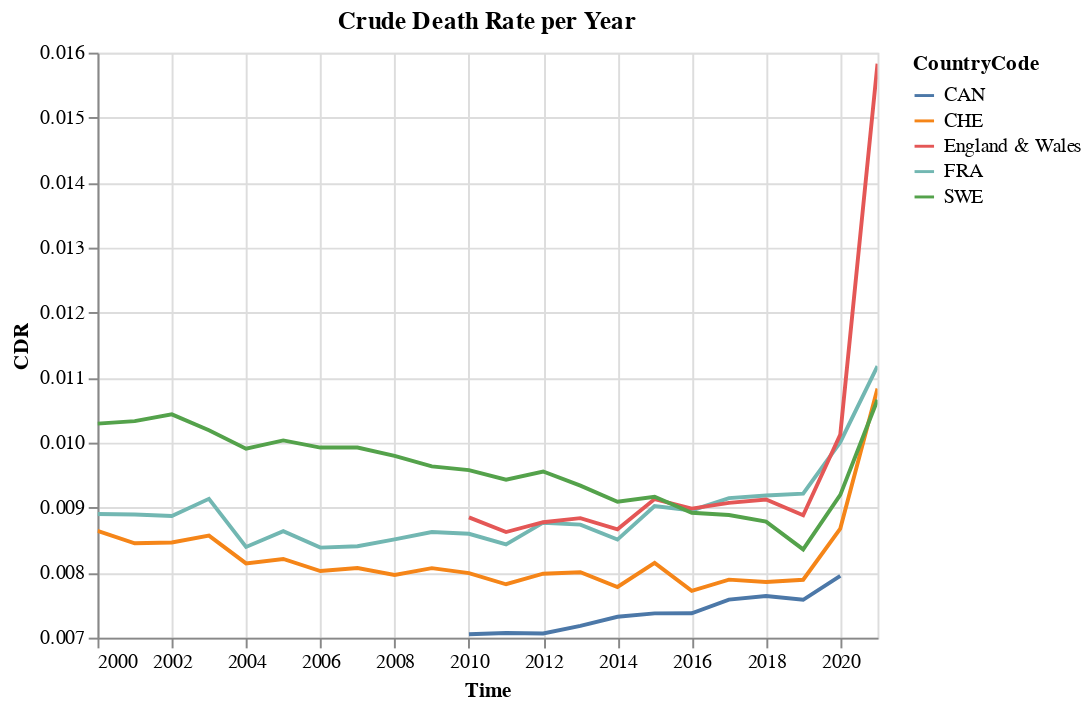

This figure's notebook cell:
### Code cell
chart = (
    alt.Chart(df_mortality.reset_index())
    .transform_aggregate(
        sum_popul="sum(population)",
        sum_death="sum(DTotal)",
        groupby=["Year", "CountryCode"],
    )
    .transform_calculate(
        CDR="datum.sum_death / datum.sum_popul", Time="datetime(datum.Year, 0)"
    )
    .mark_line()
    .encode(
        x="Time:T",
        y=alt.Y("CDR:Q", scale=alt.Scale(zero=False)),
        color="CountryCode:N",
    )
    .properties(title="Crude Death Rate per Year")
    .interactive()
)
# chart.save("crude_death_rate.html")
chart

### Figure 1 — Vega-Lite specification as saved in the notebook (floating-point values rounded to 4 significant figures; data arrays with more than 128 entries replaced by an {"elided": "..."} marker saying what was removed)
{"config": {"view": {"continuousWidth": 400, "continuousHeight": 300}}, "data": {"name": "data-06637bc45398ab29f81aec23b77fbcf7"}, "mark": "line", "encoding": {"color": {"type": "nominal", "field": "CountryCode"}, "x": {"type": "temporal", "field": "Time"}, "y": {"type": "quantitative", "field": "CDR", "scale": {"zero": false}}}, "selection": {"selector001": {"type": "interval", "bind": "scales", "encodings": ["x", "y"]}}, "title": "Crude Death Rate per Year", "transform": [{"aggregate": [{"op": "sum", "field": "population", "as": "sum_popul"}, {"op": "sum", "field": "DTotal", "as": "sum_death"}], "groupby": ["Year", "CountryCode"]}, {"calculate": "datum.sum_death / datum.sum_popul", "as": "CDR"}, {"calculate": "datetime(datum.Year, 0)", "as": "Time"}], "$schema": "https://vega.github.io/schema/vega-lite/v4.8.1.json", "datasets": {"data-06637bc45398ab29f81aec23b77fbcf7": {"elided": "4436 records"}}}
